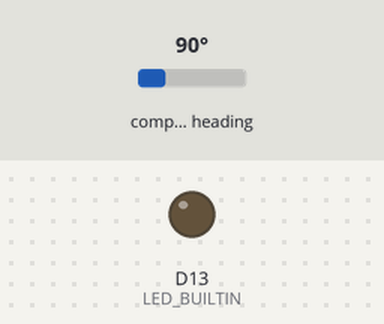
Bench run of a sketch on a simulated Arduino Nano 33 BLE. Shown: output pins drawn as LEDs (lit = HIGH). Inputs (shaded band) come from the test bench; at power-on: compass heading 90°. Nothing arrives over Bluetooth unless stated; a phone connects over Bluetooth LE 3 s after start; what the sketch prints to the serial monitor is not drawn.

Above: at 0.05 s.
Timing chart, 0 to 3.0 s (numbered marks = the images above):
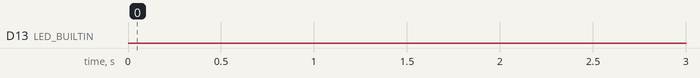

Measured:
- by itself, D13 (LED_BUILTIN): LOW → HIGH at 3.0 s, → LOW 0.10 s later, → HIGH 0.30 s later, → LOW 0.10 s later, … (636 changes in this stretch)

The sketch:

Inference_Sketch.ino
```cpp
#include <ArduinoBLE.h>
#include <Arduino_LSM9DS1.h>
#include <math.h>
#include <string.h>

// ------------------- Decision Tree Model -------------------
void score(double * input, double * output) {
  double var0[2];
  if (input[2] <= 3.1701650619506836) {
    double tmp[2] = {0.0, 1.0};  // Predict "Closed"
    memcpy(var0, tmp, 2 * sizeof(double));
  } else {
    double tmp[2] = {1.0, 0.0};  // Predict "Open"
    memcpy(var0, tmp, 2 * sizeof(double));
  }
  memcpy(output, var0, 2 * sizeof(double));
}

// ------------------- BLE Setup -------------------
BLEService doorService("180C");  // Custom BLE Service UUID
BLECharacteristic notifyChar("2A56", BLERead | BLENotify, 20);  // Notifiable char

// ------------------- State Variables -------------------
bool wasOpen = false;
int openCloseCount = 0;

void setup() {
  Serial.begin(9600);
  while (!Serial);

  // IMU Init
  if (!IMU.begin()) {
    Serial.println("IMU init failed!");
    while (1);
  }

  // BLE Init
  if (!BLE.begin()) {
    Serial.println("BLE failed to start!");
    while (1);
  }

  BLE.setLocalName("DoorNotifier");
  BLE.setAdvertisedService(doorService);
  doorService.addCharacteristic(notifyChar);
  BLE.addService(doorService);
  BLE.advertise();

  pinMode(LED_BUILTIN, OUTPUT);

  Serial.println("BLE Door Notifier + Counter ready.");
}

void loop() {
  BLEDevice central = BLE.central();

  if (central) {
    Serial.print("Connected to: ");
    Serial.println(central.address());

    while (central.connected()) {
      float mx, my, mz;

      if (!IMU.readMagneticField(mx, my, mz)) {
        delay(100);
        continue;
      }

      float m_mag = sqrt(mx * mx + my * my + mz * mz);
      double input[4] = { mx, my, mz, m_mag };
      double output[2];
      score(input, output);

      bool isOpen = (output[0] > output[1]);  // OPEN if output[0] > output[1]

      // LED + Serial State
      if (!isOpen) {
        Serial.println("OPEN");
        digitalWrite(LED_BUILTIN, HIGH);
        delay(100);
        digitalWrite(LED_BUILTIN, LOW);
      } else {
        Serial.println("CLOSED");
        digitalWrite(LED_BUILTIN, LOW);
      }

      // Cycle detection
      static bool inCycle = false;
      if (!wasOpen && isOpen) {
        inCycle = true;
      } else if (wasOpen && !isOpen && inCycle) {
        openCloseCount++;
        inCycle = false;

        // Notify over BLE
          char msg[30];
          snprintf(msg, sizeof(msg), "Opened | Count: %d", openCloseCount);
          notifyChar.writeValue((const uint8_t*)msg, strlen(msg));
          Serial.print("Sent via BLE → ");
          Serial.println(msg);

      }

      wasOpen = isOpen;

      // Print total cycles
      Serial.print("Total cycles: ");
      Serial.println(openCloseCount);

      delay(300);
    }

    Serial.println("BLE disconnected.");
  }
}
```
